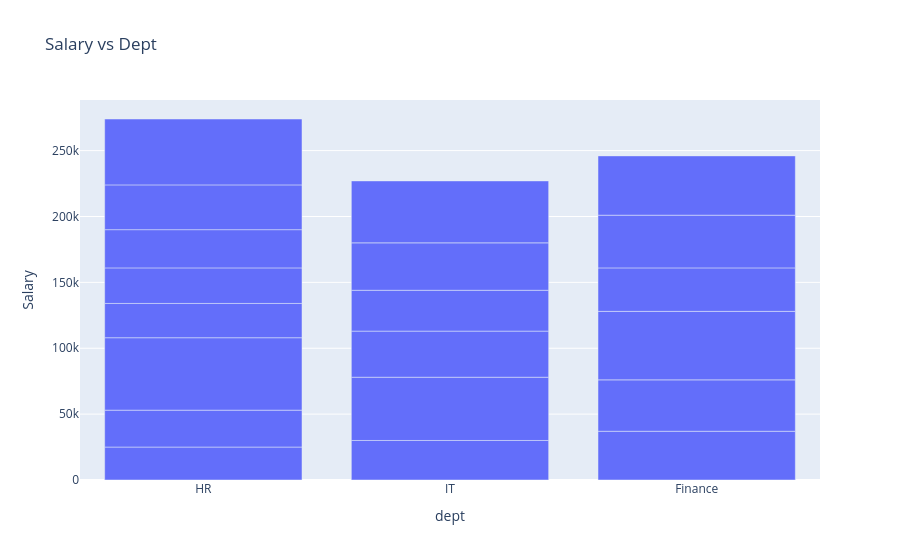

The notebook cell this image was saved under:
### Code cell
fig = px.bar(df, x='dept', y='Salary', title='Salary vs Dept')

fig.show()

### Figure 1 — Plotly figure (JSON) as saved in the notebook; plotly's stock layout.template omitted (floating-point values rounded to 4 significant figures)
{"data": [{"hovertemplate": "dept=%{x}<br>Salary=%{y}<extra></extra>", "legendgroup": "", "marker": {"color": "#636efa", "pattern": {"shape": ""}}, "name": "", "orientation": "v", "showlegend": false, "textposition": "auto", "type": "bar", "x": ["HR", "IT", "Finance", "HR", "Finance", "IT", "HR", "Finance", "IT", "HR", "HR", "IT", "Finance", "HR", "Finance", "IT", "HR", "Finance", "IT", "HR"], "xaxis": "x", "y": [25000, 30000, 37000, 28000, 39000, 48000, 55000, 52000, 35000, 26000, 27000, 31000, 33000, 29000, 40000, 36000, 34000, 45000, 47000, 50000], "yaxis": "y"}], "layout": {"barmode": "relative", "legend": {"tracegroupgap": 0}, "title": {"text": "Salary vs Dept"}, "xaxis": {"anchor": "y", "domain": [0, 1], "title": {"text": "dept"}}, "yaxis": {"anchor": "x", "domain": [0, 1], "title": {"text": "Salary"}}}}
